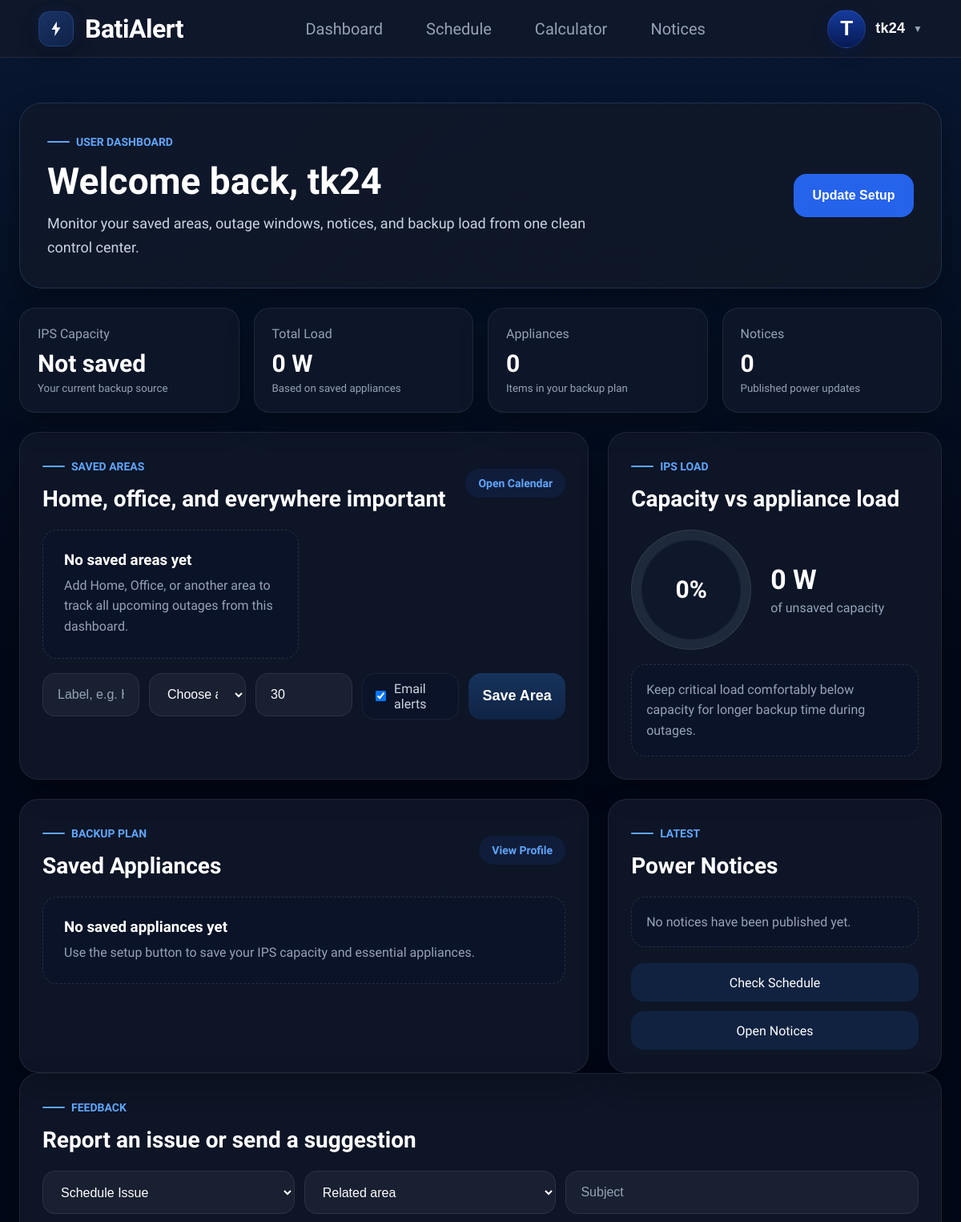
The page /users/dashboard/ (signed in, upper part) on the database as committed earlier.
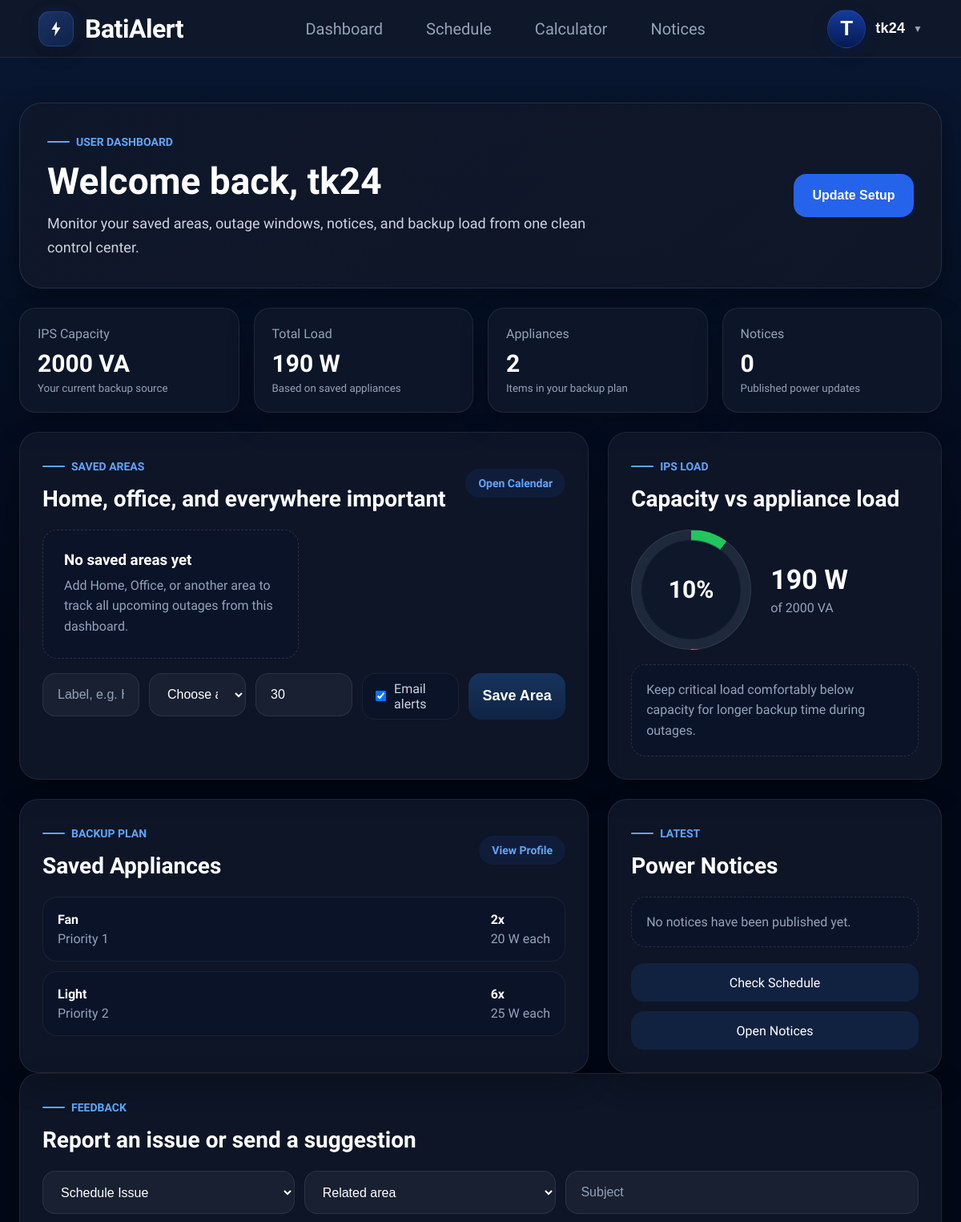
The same page on the database as committed later.
### users/models.py (models this page shows, shortened)
class SavedSetup(models.Model):
    user = models.OneToOneField(
        User,
        on_delete=models.CASCADE
    )
    ips_capacity = models.IntegerField()

class SetupAppliance(models.Model):
    setup = models.ForeignKey(
        SavedSetup,
        on_delete=models.CASCADE,
        related_name="items"
    )
    appliance = models.ForeignKey(
        Appliance,
        on_delete=models.CASCADE
    )
    quantity = models.PositiveIntegerField()
    custom_watt = models.PositiveIntegerField(
        null=True,
        blank=True
    )
    priority = models.PositiveIntegerField()

### core/models.py (models this page shows, shortened)
class Appliance(models.Model):
    name = models.CharField(
        max_length=100
    )
    watt = models.IntegerField()

### users/views.py (the view, shortened to what this page needs)
@login_required(login_url="login")
def dashboard(request):
    setup = (
        SavedSetup.objects
        .filter(user=request.user)
        .prefetch_related("items__appliance")
        .first()
    )
    setup_items = []
    total_watt = 0
    if setup:
        setup_items = setup.items.all()
        for item in setup_items:
            watt = (
                item.custom_watt
                or item.appliance.watt
            )
            total_watt += (
                watt *
                item.quantity
            )
    notices = (
        Notice.objects
        .all()
        .order_by("-created_at")[:3]
    )
    saved_areas = (
        SavedArea.objects
        .filter(user=request.user)
        .select_related("area")
        .order_by("-is_primary", "label")
    )
    area_statuses = [
        {
            "saved_area": saved_area,
            **build_area_status(saved_area.area)
        }
        for saved_area in saved_areas
    ]
    upcoming_by_area = []
    context = {
        "setup": setup,
        "setup_items": setup_items,
        "total_watt": total_watt,
        "capacity_percent": min(
            100,
            round((total_watt / setup.ips_capacity) * 100)
        ) if setup and setup.ips_capacity else 0,
        "notice_count": Notice.objects.count(),
        "notices": notices,
        "saved_areas": saved_areas,
        "area_statuses": area_statuses,
        "upcoming_by_area": upcoming_by_area,
        "areas": Area.objects.all().order_by(
            "district",
            "upazila",
            "area_name"
        ),
    }
    return render(
        request,
        "dashboard.html",
        context
    )

### users/context_processors.py (called while the page is built)
def appliance_context(request):
    return {
        "appliances":
        Appliance.objects.all()
    }

### templates/dashboard.html (shortened to what the changed rows need)
{% extends 'base.html' %}
{% block content %}
<section class="dashboard-section">
    <div class="dashboard-container">
        <div class="dashboard-hero">
            <div>
                <h1>Welcome back, {{ request.user.username }}</h1>
            </div>
        </div>
        <div class="dashboard-stats">
            <article class="dashboard-stat-card">
                <span>IPS Capacity</span>
                <strong>
                    {% if setup %}
                        {{ setup.ips_capacity }} VA
                    {% else %}
                        Not saved
                    {% endif %}
                </strong>
                <small>Your current backup source</small>
            </article>
            <article class="dashboard-stat-card">
                <span>Total Load</span>
                <strong>{{ total_watt }} W</strong>
                <small>Based on saved appliances</small>
            </article>
            <article class="dashboard-stat-card">
                <span>Appliances</span>
                <strong>{{ setup_items|length }}</strong>
                <small>Items in your backup plan</small>
            </article>
        </div>
        <div class="dashboard-grid">
            <section class="dashboard-panel">
                <div class="dashboard-panel-header">
                    <div>
                        <h2>Home, office, and everywhere important</h2>
                    </div>
                </div>
            </section>
            <aside class="dashboard-panel">
                <div class="dashboard-panel-header">
                    <div>
                        <h2>Capacity vs appliance load</h2>
                    </div>
                </div>
                <div class="load-chart">
                    <div class="load-ring" style="--percent: {{ capacity_percent }}%">
                        <span>{{ capacity_percent }}%</span>
                    </div>
                    <div class="load-chart-meta">
                        <strong>{{ total_watt }} W</strong>
                        <span>of {% if setup %}{{ setup.ips_capacity }} VA{% else %}unsaved capacity{% endif %}</span>
                    </div>
                </div>
            </aside>
        </div>
        <div class="dashboard-grid">
            <section class="dashboard-panel">
                <div class="dashboard-panel-header">
                    <div>
                        <h2>Saved Appliances</h2>
                    </div>
                </div>
                <div class="dashboard-appliance-list">
                    {% for item in setup_items %}
                    <div class="dashboard-appliance-row">
                        <div>
                            <strong>{{ item.appliance.name }}</strong>
                            <span>Priority {{ item.priority }}</span>
                        </div>
                        <div>
                            <strong>{{ item.quantity }}x</strong>
                            <span>{{ item.custom_watt|default:item.appliance.watt }} W each</span>
                        </div>
                    </div>
                    {% empty %}
                    <div class="dashboard-empty">
                        <h3>No saved appliances yet</h3>
                        <p>Use the setup button to save your IPS capacity and essential appliances.</p>
                    </div>
                    {% endfor %}
                </div>
            </section>
            <aside class="dashboard-panel dashboard-side-panel">
                <div class="dashboard-panel-header">
                    <div>
                        <h2>Power Notices</h2>
                    </div>
                </div>
            </aside>
        </div>
        <section class="dashboard-panel feedback-panel">
            <div class="dashboard-panel-header">
                <div>
                    <h2>Report an issue or send a suggestion</h2>
                </div>
            </div>
        </section>
    </div>
</section>
{% endblock %}

Rows that differ between the two databases and show on the page:
added SavedSetup: ips_capacity "2000"
added SetupAppliance: appliance.name "Fan", priority "1", quantity "2", custom_watt "20"
added SetupAppliance: appliance.name "Light", priority "2", quantity "6", custom_watt "25"
Other text that changed with them:
{{ total_watt }}: "0" → "190"
{{ setup_items|length }}: "0" → "2"
{{ capacity_percent }}: "0" → "10"
text no longer shown: "Not saved unsaved capacity No saved appliances yet Use the setup button to save your IPS capacity and essential appliances."
text now shown: "VA VA"
